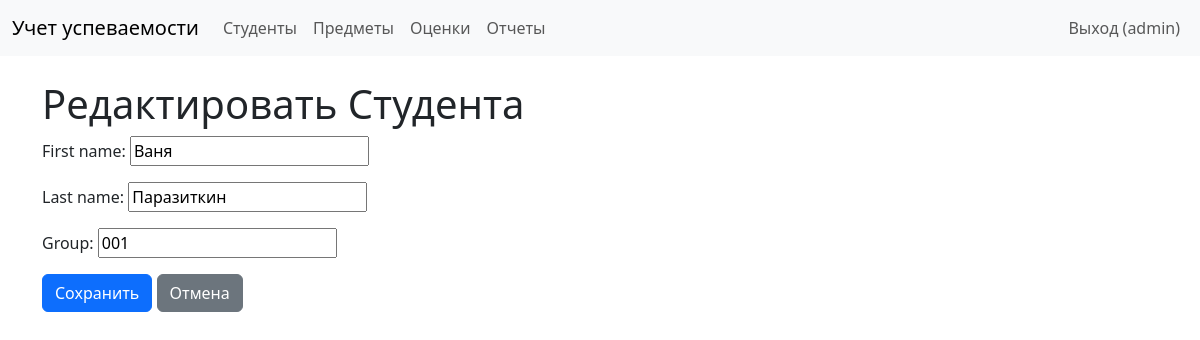
The page /students/edit/1/ (signed in) on the database its author committed.
### performance/models.py (models this page shows, shortened)
class Student(models.Model):
    user = models.OneToOneField(User, on_delete=models.CASCADE)  # Связь с моделью User
    first_name = models.CharField(max_length=100)  # Имя студента
    last_name = models.CharField(max_length=100)  # Фамилия студента
    group = models.CharField(max_length=50)  # Группа студента

### performance/views.py (the view)
# urls.py: path('students/edit/<int:pk>/', views.student_edit, name='student_edit'),
@login_required
@user_passes_test(is_admin)
def student_edit(request, pk):
    student = get_object_or_404(Student, pk=pk)
    if request.method == 'POST':
        form = StudentForm(request.POST, instance=student)
        if form.is_valid():
            form.save()
            return redirect('student_list')
        else:
            print(form.errors)  # Отладка: вывод ошибок в консоль
    else:
        form = StudentForm(instance=student)
    return render(request, 'performance/student_form.html', {'form': form})

### performance/forms.py
class StudentForm(forms.ModelForm):
    class Meta:
        model = Student
        fields = ['first_name', 'last_name', 'group']

### performance/views.py (called while the page is built)
def is_admin(user):
    return user.groups.filter(name='Administrators').exists()

### templates/performance/student_form.html (shortened to what this page needs)
{% extends 'base.html' %}
{% block content %}
    <h1>{% if form.instance.pk %}Редактировать{% else %}Добавить{% endif %} Студента</h1>
    <form method="post">
        {{ form.as_p }}
        <button type="submit" class="btn btn-primary">Сохранить</button>
        <a href="{% url 'student_list' %}" class="btn btn-secondary">Отмена</a>
    </form>
{% endblock %}

### templates/base.html (shortened to what this page needs)
<!DOCTYPE html>
<html>
<head>
    <link href="https://cdn.jsdelivr.net/npm/bootstrap@5.3.0/dist/css/bootstrap.min.css" rel="stylesheet">
</head>
<body>
    <nav class="navbar navbar-expand-lg navbar-light bg-light">
        <div class="container-fluid">
            <a class="navbar-brand" href="{% url 'home' %}">Учет успеваемости</a>
            <div class="collapse navbar-collapse">
                <ul class="navbar-nav me-auto mb-2 mb-lg-0">
                    <li class="nav-item"><a class="nav-link" href="{% url 'student_list' %}">Студенты</a></li>
                    <li class="nav-item"><a class="nav-link" href="{% url 'subject_list' %}">Предметы</a></li>
                    <li class="nav-item"><a class="nav-link" href="{% url 'grade_list' %}">Оценки</a></li>
                    <li class="nav-item"><a class="nav-link" href="{% url 'reports' %}">Отчеты</a></li>
                </ul>
                <ul class="navbar-nav">
                    {% if user.is_authenticated %}
                        <li class="nav-item">
                            <form method="post" action="{% url 'logout' %}" class="d-inline">
                                <button type="submit" class="nav-link btn btn-link" style="text-decoration: none;">
                                    Выход ({{ user.username }})
                                </button>
                            </form>
                        </li>
                    {% else %}
                        <li class="nav-item"><a class="nav-link" href="{% url 'login' %}">Вход</a></li>
                    {% endif %}
                </ul>
            </div>
        </div>
    </nav>
    <div class="container mt-4">
        {% block content %}
        {% endblock %}
    </div>
</body>
</html>

### rows shown on the page
Student: first_name "Ваня", last_name "Паразиткин", group "001"

### other values the page prints
{{ user.username }} "admin"
